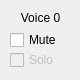
<?xml version="1.0" encoding="UTF-8"?>
<ui version="4.0">
 <class>VoiceViewer</class>
 <widget class="QWidget" name="VoiceViewer">
  <property name="geometry">
   <rect>
    <x>0</x>
    <y>0</y>
    <width>80</width>
    <height>80</height>
   </rect>
  </property>
  <property name="windowTitle">
   <string>Form</string>
  </property>
  <widget class="QLabel" name="title">
   <property name="geometry">
    <rect>
     <x>10</x>
     <y>10</y>
     <width>61</width>
     <height>16</height>
    </rect>
   </property>
   <property name="text">
    <string>Voice 0</string>
   </property>
   <property name="alignment">
    <set>Qt::AlignCenter</set>
   </property>
  </widget>
  <widget class="QCheckBox" name="muted">
   <property name="geometry">
    <rect>
     <x>10</x>
     <y>30</y>
     <width>61</width>
     <height>20</height>
    </rect>
   </property>
   <property name="text">
    <string>Mute</string>
   </property>
  </widget>
  <widget class="QCheckBox" name="solo">
   <property name="enabled">
    <bool>false</bool>
   </property>
   <property name="geometry">
    <rect>
     <x>10</x>
     <y>50</y>
     <width>61</width>
     <height>20</height>
    </rect>
   </property>
   <property name="text">
    <string>Solo</string>
   </property>
  </widget>
 </widget>
 <resources/>
 <connections/>
</ui>
